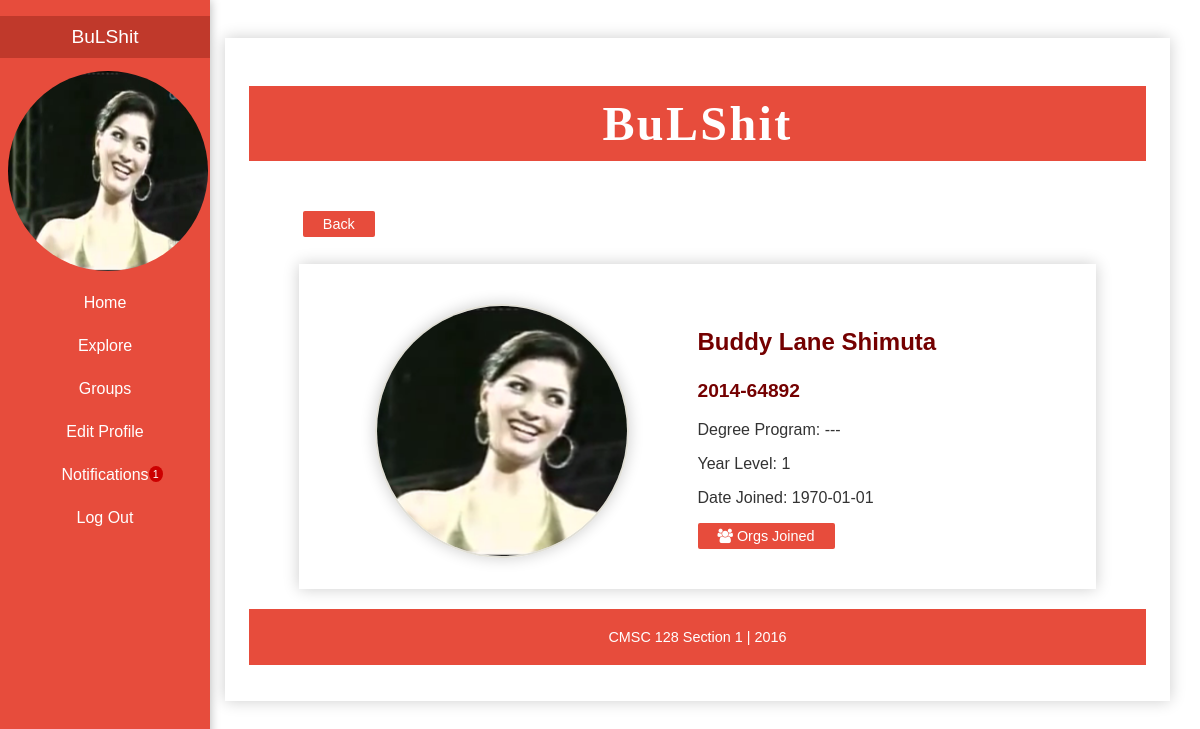
Page /html/viewprofile.php?user_id=1 (signed in) on the committed database.
### tables this page shows
CREATE TABLE `user` (
  `user_id` int(50) NOT NULL,
  `student_no` varchar(100) NOT NULL,
  `first_name` varchar(100) NOT NULL,
  `last_name` varchar(100) NOT NULL,
  `username` varchar(100) NOT NULL,
  `password` varchar(100) NOT NULL,
  `course` varchar(100) NOT NULL,
  `date_joined` date NOT NULL,
  `year_level` int(100) NOT NULL,
  `prof_pic` varchar(150) NOT NULL,
  `birthday` date NOT NULL,
  `email` varchar(60) NOT NULL
);

### html/functions.php (called while the page is built, shortened)
<?php
	$host="localhost";
	$username="root";
	$password="";
	$db="org_y";
	$connectdb=mysqli_connect($host, $username, $password, $db) or die(mysqli_error($dbconn));
	function querySignUp($query){
		global $connectdb;
		return mysqli_query($connectdb, $query);
	}
?>

### html/viewprofile.php (the view, shortened to what this page needs)
w<?php
    include ("functions.php");
    $connectdb = connection();
?>
<!DOCTYPE html>
<html lang="en">
<head>
        <link rel="stylesheet" href="https://cdnjs.cloudflare.com/ajax/libs/font-awesome/4.7.0/css/font-awesome.min.css">
        <link rel="stylesheet" type="text/css" href="../bootstrap/css/bootstrap.css">
        <link rel="stylesheet" type="text/css" href="../css/navigation.css">
        <link rel="stylesheet" type="text/css" href="../css/main.css">
        <link rel="stylesheet" type="text/css" href="../css/viewprofile.css">
</head>
<body>
    <div id="wrapper">
        <nav>
            <ul>
                <?php
                    $current_id = $_SESSION['user_id'];
                    $query2 = mysqli_query($connectdb, "select * from user where user_id = $current_id");
                        while($current_user= mysqli_fetch_array($query2)){ ?>
                        <li><a href = 'viewprofile.php?user_id=<?=$current_id?>' class="username active"><?php echo $current_user['username'] ?></a></li>
                        <li class="image"><a href = 'viewprofile.php?user_id=<?=$current_id?>'><img onerror="this.src = '../images/janina.PNG'" src="../images/<?php echo $current_user['prof_pic'] ?>"/></a></li><?php } ?>
                        <li><a href="home.php">Home</a></li>
                        <li><a href="explore.php">Explore</a></li>
                        <li class="dropbtn"><a class="dropbtn" href="groups.php">Groups</a>
                        </li>
                        <li><a href="edit.php">Edit Profile</a></li>
                        <li><a href="notif.php">Notifications
                        <?php
                            $notifnum = mysqli_query($connectdb,"select * from announcement, seen_announcement where announcement.announcement_id = seen_announcement.announcement_id and seen_announcement.seen = 'not_seen'and seen_announcement.user_id='".$current_id."'");
                            $total2 = mysqli_num_rows($notifnum); ?>
                    <span class="notif-count"><?php echo $total2 ?></span>
                        </a></li>
                        <li><a href="logout.php">Log Out</a></li>
            </ul>
        </nav>
        <?php
            $select_user="SELECT * FROM user WHERE user_id='$_GET[user_id]'";
            $view_info=mysqli_fetch_assoc(querySignUp($select_user));
        ?>
        <div id="content">
            <h1 class="title"><?= $view_info['username'] ?></h1><br>
            <button class="orglink" id="back" onclick="history.go(-1);">Back</button>
            <div class="userProf">
                <div class="pic">
                    <img onerror="this.src = '../images/janina.PNG'" id="profile" alt="User Profile Picture" src="../images/<?php echo $view_info['prof_pic'] ?>"/><br>
                </div>
                <div class="orgsjoined">
                    <p style="font-weight: bold; font-size: 150%; color: #740000;"><?=$view_info['first_name'] ." ". $view_info['last_name']?></p>
                    <p style="font-weight: bold; font-size: 120%; color: #740000;"><?=$view_info['student_no']?></p>
                    <p><label>Degree Program</label>: <?=$view_info['course']?></p>
                    <p><label>Year Level</label>: <?=$view_info['year_level']?></p>
                    <p><label>Date Joined</label>: <?=$view_info['date_joined']?></p>
                    <div class="dropdown">
                        <button class="dropbtn"><i class="fa fa-users"></i> Orgs Joined</span></button>
                    </div>
                </div>
            </div>
        <footer>CMSC 128 Section 1 | 2016</footer>
        </div>
    </div>
</body>
</html>

### css/navigation.css (style rules this page uses)
nav { background-color: #e74c3c; position: fixed; left: 0; top: 0; height: 100vh; width: 17.5vw; box-shadow: 0 0 10px rgba(0,0,0,0.3); z-index: 5; }
nav ul { padding: 0; list-style: none; }
nav li { margin: 5px 0; }
nav li a { color: white; font-family: Arial; text-decoration: none; padding: 10px 20px; display: block; text-align: center; transition: 0.2s; }
nav .username { font-size: 1.2em; }
nav li a.active { background-color: #c0392b!important; color: white!important; cursor: default; }
nav li.image a { padding: 0; }
nav img { margin: 5px 5px; height: 200px; width: 200px; border-radius: 50%; transition: 0.4s; border: 3px solid rgba(0,0,0,0); }
.notif-count { padding: 1% 2% 1% 2%; background: #cc0000; color: #ffffff; border-radius: 50%; -moz-border-radius: 50%; -webkit-border-radius: 50%; position: absolute; font-size: 67%; }
a.dropbtn + ul.dropdown-list a:hover, { background-color: #DDDEE1; color: #555; }

### css/main.css (style rules this page uses)
* { font-family: Arial; }
body { margin: 0; }
#content { min-height: 80vh; width: 78.75vw; margin: 20px 1.25vw 20px 18.75vw; background-color: white; box-shadow: 0 0 15px rgba(0,0,0,0.2); padding: 2vh 2vw; box-sizing: border-box; }
#content > h1.title, #content > .header > h1.title { font-family: Chaparral; text-align: center; font-size: 3em; letter-spacing: 0.05em; padding: 10px; text-transform: capitalize; color: white; background-color: #e74c3c; }
button, input[type=submit], input[type=button], .buttoncustom { background-color: #e74c3c; padding: 5px 20px; font-family: Arial; font-size: 0.9em; border: none; border-radius: 2px; color: white; cursor: pointer; transition: 0.2s; text-decoration: none; }
footer { background-color: #e74c3c; width: 100%; text-align: center; padding: 20px 0; margin: 20px 0; bottom: 0; left: 0; color: white; font-family: Arial; font-size: 0.9em; }
p { word-wrap: break-word; color: #333; }

### css/viewprofile.css (style rules this page uses)
#content > .userProf { width: 80%; margin: auto; padding: 40px; box-shadow: 0 0 15px rgba(0,0,0,0.2); }
#profile { margin-left: 5%; height: 250px; width: 250px; border-radius: 50%; object-position: center; object-fit: cover; border:2px solid #E1DFD6; box-shadow: 0 0 15px rgba(0,0,0,0.2); }
p, h3 { color: #333; }
.pic { height: 0px; }
.orgsjoined { margin-left: 50%; }
li { list-style-type: none; }
#back { margin-left: 6%; margin-bottom: 3%; }
* { font-family: Arial; }
body { margin: 0; }
div.dropdown { display: inline-block; }

### rows in the picture
user: username "BuLShit", first_name "Buddy Lane", last_name "Shimuta", student_no "2014-64892", course "---", year_level "1", date_joined "1970-01-01"

### other values in the picture
$total2 "1"
